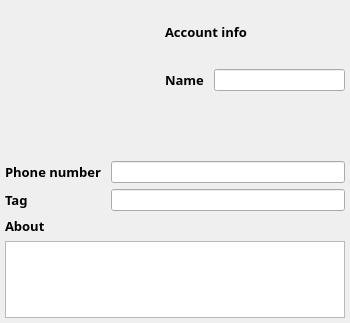
<?xml version="1.0" encoding="UTF-8"?>
<ui version="4.0">
 <class>GroupMemberInfo</class>
 <widget class="QWidget" name="GroupMemberInfo">
  <property name="geometry">
   <rect>
    <x>0</x>
    <y>0</y>
    <width>350</width>
    <height>323</height>
   </rect>
  </property>
  <property name="minimumSize">
   <size>
    <width>0</width>
    <height>0</height>
   </size>
  </property>
  <property name="maximumSize">
   <size>
    <width>350</width>
    <height>16777215</height>
   </size>
  </property>
  <property name="windowTitle">
   <string>Form</string>
  </property>
  <layout class="QVBoxLayout" name="verticalLayout">
   <property name="leftMargin">
    <number>5</number>
   </property>
   <property name="topMargin">
    <number>5</number>
   </property>
   <property name="rightMargin">
    <number>5</number>
   </property>
   <property name="bottomMargin">
    <number>5</number>
   </property>
   <item>
    <layout class="QHBoxLayout" name="horizontalLayout_5">
     <property name="spacing">
      <number>10</number>
     </property>
     <item>
      <widget class="QLabel" name="memberPhoto">
       <property name="minimumSize">
        <size>
         <width>150</width>
         <height>150</height>
        </size>
       </property>
       <property name="maximumSize">
        <size>
         <width>150</width>
         <height>150</height>
        </size>
       </property>
       <property name="text">
        <string/>
       </property>
       <property name="pixmap">
        <pixmap resource="../../images.qrc">:/app/ui/images/no-profilepng.png</pixmap>
       </property>
       <property name="scaledContents">
        <bool>true</bool>
       </property>
       <property name="alignment">
        <set>Qt::AlignCenter</set>
       </property>
       <property name="textInteractionFlags">
        <set>Qt::NoTextInteraction</set>
       </property>
      </widget>
     </item>
     <item>
      <layout class="QVBoxLayout" name="verticalLayout_2">
       <property name="sizeConstraint">
        <enum>QLayout::SetDefaultConstraint</enum>
       </property>
       <item>
        <widget class="QLabel" name="label_2">
         <property name="minimumSize">
          <size>
           <width>0</width>
           <height>10</height>
          </size>
         </property>
         <property name="maximumSize">
          <size>
           <width>16777215</width>
           <height>100</height>
          </size>
         </property>
         <property name="font">
          <font>
           <family>Segoe UI Variable Small Semibol</family>
           <pointsize>10</pointsize>
           <bold>true</bold>
          </font>
         </property>
         <property name="text">
          <string>Account info</string>
         </property>
        </widget>
       </item>
       <item>
        <layout class="QHBoxLayout" name="horizontalLayout">
         <item>
          <widget class="QLabel" name="label_4">
           <property name="minimumSize">
            <size>
             <width>0</width>
             <height>0</height>
            </size>
           </property>
           <property name="font">
            <font>
             <family>Segoe UI Variable Small Semibol</family>
             <pointsize>10</pointsize>
             <bold>true</bold>
            </font>
           </property>
           <property name="text">
            <string>Name</string>
           </property>
          </widget>
         </item>
         <item>
          <widget class="QLineEdit" name="memberName">
           <property name="styleSheet">
            <string notr="true"/>
           </property>
           <property name="text">
            <string/>
           </property>
           <property name="readOnly">
            <bool>true</bool>
           </property>
          </widget>
         </item>
        </layout>
       </item>
       <item>
        <widget class="QLabel" name="lastOnline">
         <property name="text">
          <string/>
         </property>
        </widget>
       </item>
      </layout>
     </item>
    </layout>
   </item>
   <item>
    <layout class="QHBoxLayout" name="horizontalLayout_4">
     <item>
      <widget class="QLabel" name="label_5">
       <property name="minimumSize">
        <size>
         <width>100</width>
         <height>0</height>
        </size>
       </property>
       <property name="font">
        <font>
         <family>Segoe UI Variable Small Semibol</family>
         <pointsize>10</pointsize>
         <bold>true</bold>
        </font>
       </property>
       <property name="text">
        <string>Phone number</string>
       </property>
      </widget>
     </item>
     <item>
      <widget class="QLineEdit" name="phoneNumber">
       <property name="readOnly">
        <bool>true</bool>
       </property>
      </widget>
     </item>
    </layout>
   </item>
   <item>
    <layout class="QHBoxLayout" name="horizontalLayout_2">
     <item>
      <widget class="QLabel" name="label_3">
       <property name="minimumSize">
        <size>
         <width>100</width>
         <height>0</height>
        </size>
       </property>
       <property name="font">
        <font>
         <family>Segoe UI Variable Small Semibol</family>
         <pointsize>10</pointsize>
         <bold>true</bold>
        </font>
       </property>
       <property name="text">
        <string>Tag</string>
       </property>
      </widget>
     </item>
     <item>
      <widget class="QLineEdit" name="memberTag">
       <property name="readOnly">
        <bool>true</bool>
       </property>
      </widget>
     </item>
    </layout>
   </item>
   <item>
    <widget class="QLabel" name="labelAbout">
     <property name="font">
      <font>
       <family>Segoe UI Variable Small Semibol</family>
       <pointsize>10</pointsize>
       <bold>true</bold>
      </font>
     </property>
     <property name="text">
      <string>About</string>
     </property>
    </widget>
   </item>
   <item>
    <widget class="QTextEdit" name="memberAbout">
     <property name="readOnly">
      <bool>true</bool>
     </property>
    </widget>
   </item>
  </layout>
 </widget>
 <resources>
  <include location="../../images.qrc"/>
 </resources>
 <connections/>
</ui>
